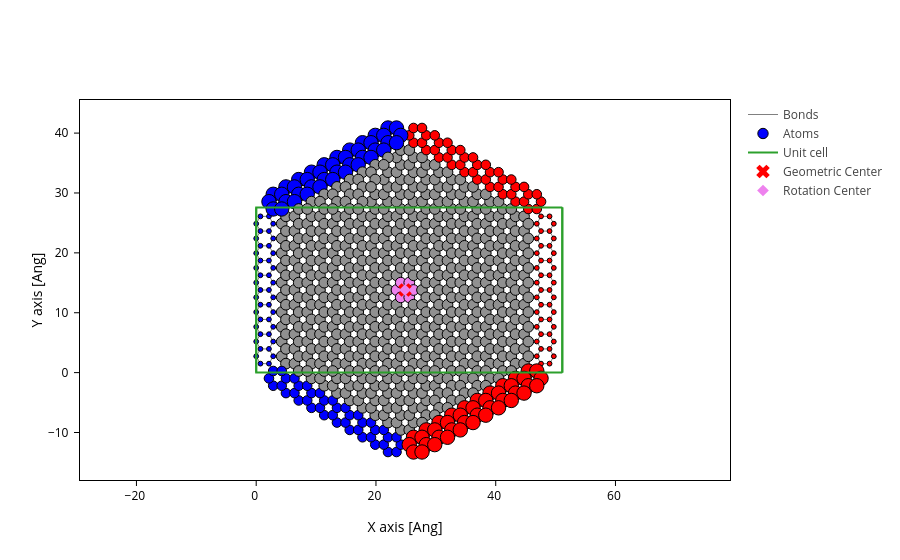

Here is the notebook cell this chart was saved with:
### Code cell
l = 1
i = 4
LWC = infer_centersize(l, i)
# l, w, c = 1, 37, 18
electrode, ribbon, device, DATA = load_datastructure(LWC=LWC)
energies, ldos, lr_idx = DATA["energies"], DATA["ldos"], DATA["lr_idx"]

Nk, NE, Na = ldos.shape # number of k-points, energy values, and atoms for device
atoms_style = mark_electrode(lr_idx)



plot_with_center(device, atoms_style=atoms_style)

### Figure 1 — Plotly figure (JSON) as saved in the notebook; plotly's stock layout.template omitted (floating-point values rounded to 4 significant figures; data arrays with more than 128 entries replaced by an {"elided": "..."} marker saying what was removed)
{"data": [{"line": {"color": "gray", "width": 1}, "meta": {}, "mode": "lines", "name": "Bonds", "opacity": 1, "type": "scatter", "x": {"elided": "26082 float values"}, "y": {"elided": "26082 float values"}}, {"marker": {"color": {"elided": "852 str values"}, "line": {"color": "black", "width": 1}, "opacity": 1, "size": {"elided": "852 float values"}}, "meta": {}, "mode": "markers", "name": "Atoms", "opacity": 1, "type": "scatter", "x": {"elided": "852 float values"}, "y": {"elided": "852 float values"}}, {"meta": {}, "mode": "lines", "name": "Unit cell", "type": "scatter", "x": [0.0, 0.0, 51.12, 51.12, 0.0, 0.0, NaN, 0.0, 0.0, 0.0, 51.12, 51.12, 0.0, NaN, 51.12, 51.12, NaN, 51.12, 51.12], "y": [0.0, 27.6, 27.6, 27.6, 27.6, 27.6, NaN, 27.6, 0.0, 0.0, 0.0, 0.0, 0.0, NaN, 27.6, 0.0, NaN, 27.6, 0.0]}, {"marker": {"color": "red", "size": 12, "symbol": "x"}, "mode": "markers", "name": "Geometric Center", "type": "scatter", "x": [24.85], "y": [13.8]}, {"marker": {"color": "violet", "size": 9, "symbol": "diamond"}, "mode": "markers", "name": "Rotation Center", "type": "scatter", "x": [24.85], "y": [13.8]}], "layout": {"scene": {"aspectmode": "data", "xaxis": {"title": {"text": "X axis [Ang]"}}, "yaxis": {"title": {"text": "Y axis [Ang]"}}}, "xaxis": {"scaleanchor": "y", "scaleratio": 1, "title": {"text": "X axis [Ang]"}}, "yaxis": {"title": {"text": "Y axis [Ang]"}}}}
